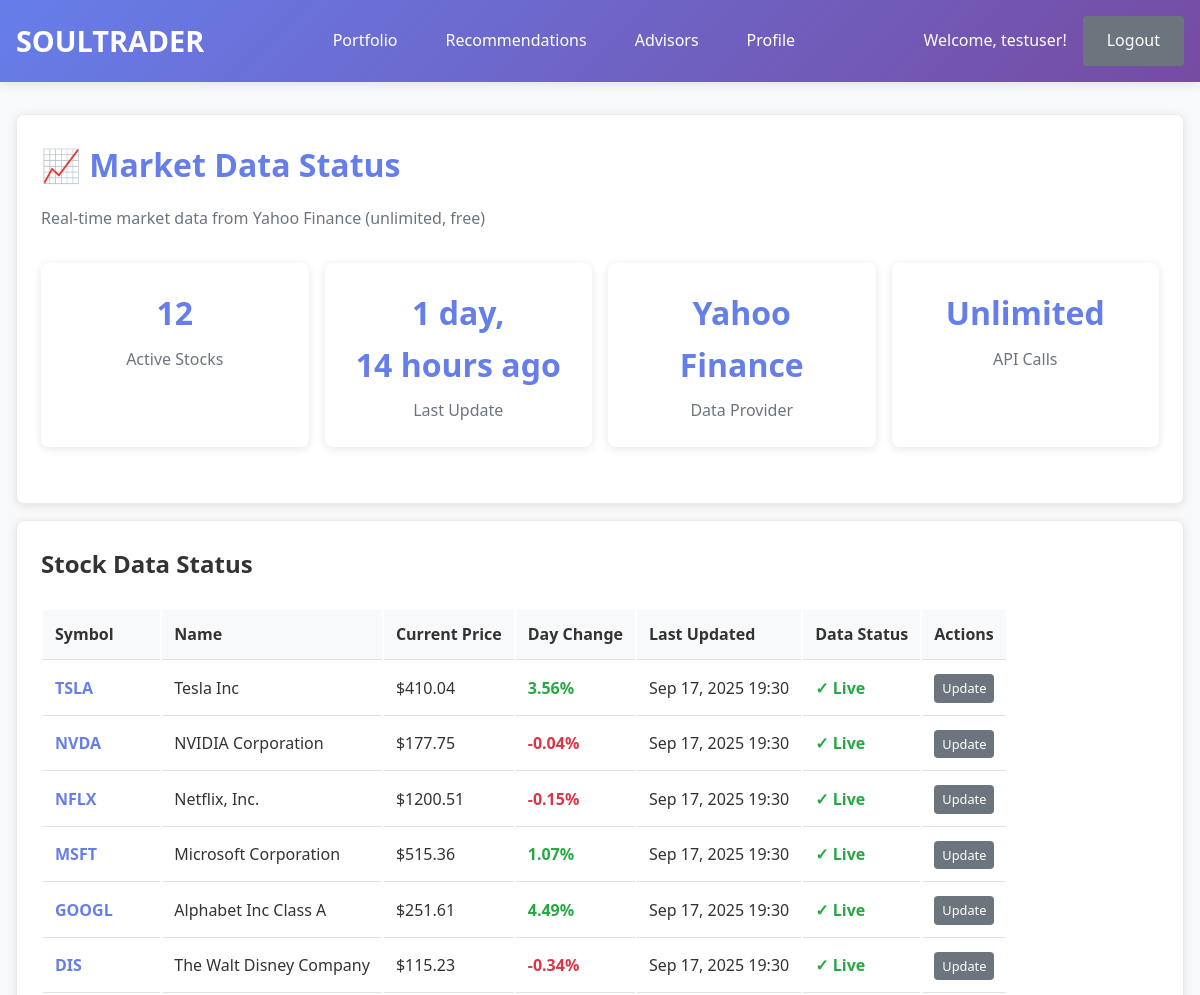
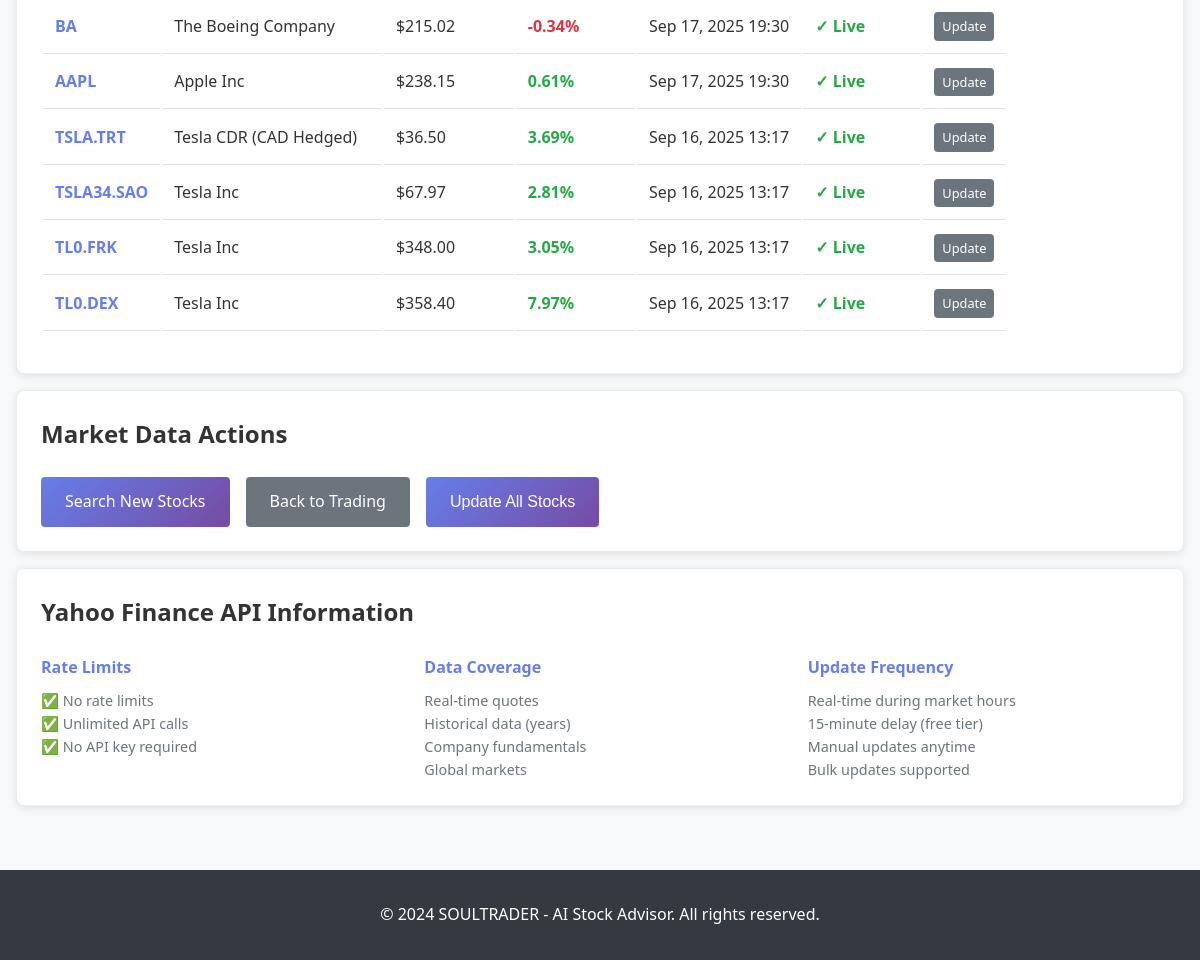
The page /trading/market-data-status/ (signed in) on the database its author committed (2 pictures, top to bottom).
### soulstrader/models.py (models this page shows, shortened)
class Stock(models.Model):
    SECTORS = [
        ('TECHNOLOGY', 'Technology'),
        ('HEALTHCARE', 'Healthcare'),
        ('FINANCIAL', 'Financial Services'),
        ('CONSUMER_DISCRETIONARY', 'Consumer Discretionary'),
        ('INDUSTRIALS', 'Industrials'),
        ('CONSUMER_STAPLES', 'Consumer Staples'),
        ('ENERGY', 'Energy'),
        ('UTILITIES', 'Utilities'),
        ('REAL_ESTATE', 'Real Estate'),
        ('MATERIALS', 'Materials'),
        ('COMMUNICATION', 'Communication Services'),
        ('OTHER', 'Other'),
    ]
    MARKET_CAP_CATEGORIES = [
        ('LARGE_CAP', 'Large Cap ($10B+)'),
        ('MID_CAP', 'Mid Cap ($2B-$10B)'),
        ('SMALL_CAP', 'Small Cap ($300M-$2B)'),
        ('MICRO_CAP', 'Micro Cap (<$300M)'),
    ]
    symbol = models.CharField(max_length=10, unique=True, db_index=True)
    name = models.CharField(max_length=200)
    sector = models.CharField(max_length=30, choices=SECTORS, blank=True)
    industry = models.CharField(max_length=100, blank=True)
    market_cap = models.BigIntegerField(null=True, blank=True)
    market_cap_category = models.CharField(max_length=20, choices=MARKET_CAP_CATEGORIES, blank=True)
    current_price = models.DecimalField(max_digits=10, decimal_places=2, null=True, blank=True)
    previous_close = models.DecimalField(max_digits=10, decimal_places=2, null=True, blank=True)
    day_change = models.DecimalField(max_digits=10, decimal_places=2, null=True, blank=True)
    day_change_percent = models.DecimalField(max_digits=5, decimal_places=2, null=True, blank=True)
    pe_ratio = models.DecimalField(max_digits=8, decimal_places=2, null=True, blank=True)
    pb_ratio = models.DecimalField(max_digits=8, decimal_places=2, null=True, blank=True)
    dividend_yield = models.DecimalField(max_digits=5, decimal_places=2, null=True, blank=True)
    esg_score = models.DecimalField(max_digits=3, decimal_places=1, null=True, blank=True,
                                  validators=[MinValueValidator(0), MaxValueValidator(10)])
    logo_url = models.URLField(blank=True, null=True, help_text="Company logo URL from FMP API")
    fmp_grade = models.CharField(max_length=20, blank=True, null=True, help_text="FMP consensus grade (A+, A, B+, etc.)")
    fmp_score = models.DecimalField(max_digits=5, decimal_places=2, null=True, blank=True, help_text="FMP numerical score")
    analyst_target_price = models.DecimalField(max_digits=10, decimal_places=2, null=True, blank=True)
    analyst_rating_strong_buy = models.IntegerField(default=0)
    analyst_rating_buy = models.IntegerField(default=0)
    analyst_rating_hold = models.IntegerField(default=0)
    analyst_rating_sell = models.IntegerField(default=0)
    analyst_rating_strong_sell = models.IntegerField(default=0)
    is_active = models.BooleanField(default=True)
    last_updated = models.DateTimeField(auto_now=True)
    created_at = models.DateTimeField(auto_now_add=True)
    class Meta:
        ordering = ['symbol']

### soulstrader/views.py (the view)
# urls.py: path('trading/market-data-status/', views.market_data_status, name='market_data_status'),
@login_required
def market_data_status(request):
    stocks = Stock.objects.filter(is_active=True).order_by('-last_updated')
    context = {
        'stocks': stocks,
        'current_page': 'trading',
    }
    return render(request, 'soulstrader/market_data_status.html', context)

### soulstrader/templates/soulstrader/market_data_status.html (shortened to what this page needs)
{% extends 'soulstrader/base.html' %}
{% block content %}
<div class="card">
    <h1 style="color: #667eea; margin-bottom: 1rem;">📈 Market Data Status</h1>
    <p style="color: #6c757d; margin-bottom: 2rem;">Real-time market data from Yahoo Finance (unlimited, free)</p>
    <div class="stats-grid">
        <div class="stat-card">
            <div class="stat-number">{{ stocks|length }}</div>
            <div class="stat-label">Active Stocks</div>
        </div>
        <div class="stat-card">
            <div class="stat-number">
                {% for stock in stocks %}
                    {% if stock.last_updated %}
                        {% if forloop.first %}
                            {{ stock.last_updated|timesince }} ago
                        {% endif %}
                    {% endif %}
                {% empty %}
                    Never
                {% endfor %}
            </div>
            <div class="stat-label">Last Update</div>
        </div>
        <div class="stat-card">
            <div class="stat-number">Yahoo Finance</div>
            <div class="stat-label">Data Provider</div>
        </div>
        <div class="stat-card">
            <div class="stat-number">Unlimited</div>
            <div class="stat-label">API Calls</div>
        </div>
    </div>
</div>
{% if stocks %}
<div class="card">
    <h2 style="margin-bottom: 1.5rem; color: #333;">Stock Data Status</h2>
    <div class="table">
        <table>
            <thead>
                <tr>
                    <th>Symbol</th>
                    <th>Name</th>
                    <th>Current Price</th>
                    <th>Day Change</th>
                    <th>Last Updated</th>
                    <th>Data Status</th>
                    <th>Actions</th>
                </tr>
            </thead>
            <tbody>
                {% for stock in stocks %}
                <tr>
                    <td>
                        <strong><a href="{% url 'soulstrader:stock_detail' stock.symbol %}" style="color: #667eea; text-decoration: none;">{{ stock.symbol }}</a></strong>
                    </td>
                    <td>{{ stock.name|truncatechars:30 }}</td>
                    <td>
                        {% if stock.current_price %}
                            ${{ stock.current_price|floatformat:2 }}
                        {% else %}
                            <span style="color: #dc3545;">No Data</span>
                        {% endif %}
                    </td>
                    <td>
                        {% if stock.day_change_percent %}
                            <span class="{% if stock.day_change_percent >= 0 %}positive{% else %}negative{% endif %}">
                                {{ stock.day_change_percent|floatformat:2 }}%
                            </span>
                        {% else %}
                            -
                        {% endif %}
                    </td>
                    <td>
                        {% if stock.last_updated %}
                            {{ stock.last_updated|date:"M d, Y H:i" }}
                        {% else %}
                            <span style="color: #dc3545;">Never</span>
                        {% endif %}
                    </td>
                    <td>
                        {% if stock.current_price and stock.last_updated %}
                            <span style="color: #28a745; font-weight: bold;">✓ Live</span>
                        {% elif stock.current_price %}
                            <span style="color: #ffc107; font-weight: bold;">⚠ Stale</span>
                        {% else %}
                            <span style="color: #dc3545; font-weight: bold;">✗ No Data</span>
                        {% endif %}
                    </td>
                    <td>
                        <a href="{% url 'soulstrader:update_stock_data' stock.symbol %}" class="btn btn-secondary" style="padding: 0.25rem 0.5rem; font-size: 0.8rem;">
                            Update
                        </a>
                    </td>
                </tr>
                {% endfor %}
            </tbody>
        </table>
    </div>
</div>
{% endif %}
<div class="card">
    <h2 style="margin-bottom: 1.5rem; color: #333;">Market Data Actions</h2>
    <div style="display: flex; gap: 1rem; flex-wrap: wrap;">
        <a href="{% url 'soulstrader:search_stocks' %}" class="btn">Search New Stocks</a>
        <a href="{% url 'soulstrader:trading' %}" class="btn btn-secondary">Back to Trading</a>
        <button class="btn" style="background-color: #17a2b8;" onclick="updateAllStocks()">Update All Stocks</button>
    </div>
</div>
<div class="card">
    <h2 style="margin-bottom: 1.5rem; color: #333;">Yahoo Finance API Information</h2>
    <div style="display: grid; grid-template-columns: repeat(auto-fit, minmax(250px, 1fr)); gap: 2rem;">
        <div>
            <h4 style="color: #667eea; margin-bottom: 0.5rem;">Rate Limits</h4>
            <p style="color: #6c757d; font-size: 0.9rem;">
                ✅ No rate limits<br>
                ✅ Unlimited API calls<br>
                ✅ No API key required
            </p>
        </div>
        <div>
            <h4 style="color: #667eea; margin-bottom: 0.5rem;">Data Coverage</h4>
            <p style="color: #6c757d; font-size: 0.9rem;">
                Real-time quotes<br>
                Historical data (years)<br>
                Company fundamentals<br>
                Global markets
            </p>
        </div>
        <div>
            <h4 style="color: #667eea; margin-bottom: 0.5rem;">Update Frequency</h4>
            <p style="color: #6c757d; font-size: 0.9rem;">
                Real-time during market hours<br>
                15-minute delay (free tier)<br>
                Manual updates anytime<br>
                Bulk updates supported
            </p>
        </div>
    </div>
</div>
{% endblock %}

### soulstrader/templates/soulstrader/base.html (shortened to what this page needs)
<!DOCTYPE html>
<html lang="en">
<head>
</head>
<body>
    <header class="header">
        <div class="header-content">
            <a href="{% url 'soulstrader:home' %}" class="logo">SOULTRADER</a>
            <nav class="nav">
                {% if user.is_authenticated %}
                    <a href="{% url 'soulstrader:portfolio' %}" {% if current_page == 'portfolio' %}class="active"{% endif %}>Portfolio</a>
                    <a href="{% url 'soulstrader:recommendations' %}" {% if current_page == 'recommendations' %}class="active"{% endif %}>Recommendations</a>
                    <a href="{% url 'soulstrader:ai_advisors_dashboard' %}" {% if current_page == 'ai_advisors' %}class="active"{% endif %}>Advisors</a>
                    <a href="{% url 'soulstrader:profile' %}" {% if current_page == 'profile' %}class="active"{% endif %}>Profile</a>
                {% else %}
                    <a href="{% url 'soulstrader:home' %}" {% if current_page == 'home' %}class="active"{% endif %}>Home</a>
                {% endif %}
            </nav>
            <div class="user-info">
                {% if user.is_authenticated %}
                    <span>Welcome, {{ user.username }}!</span>
                    <a href="{% url 'soulstrader:logout' %}" class="btn btn-secondary">Logout</a>
                {% else %}
                    <a href="{% url 'soulstrader:login' %}" class="btn">Login</a>
                    <a href="{% url 'soulstrader:register' %}" class="btn btn-success">Register</a>
                {% endif %}
            </div>
        </div>
    </header>
    <main class="main-content">
        {% block content %}
        {% endblock %}
    </main>
    <footer class="footer">
        <p>&copy; 2024 SOULTRADER - AI Stock Advisor. All rights reserved.</p>
    </footer>
</body>
</html>

### soulstrader/templates/soulstrader/base.html (style rules this page uses)
* { margin: 0; padding: 0; box-sizing: border-box; }
body { font-family: 'Segoe UI', Tahoma, Geneva, Verdana, sans-serif; background-color: #f8f9fa; color: #333; line-height: 1.6; }
.header { background: linear-gradient(135deg, #667eea 0%, #764ba2 100%); color: white; padding: 1rem 0; box-shadow: 0 2px 10px rgba(0,0,0,0.1); }
.header-content { max-width: 1200px; margin: 0 auto; padding: 0 1rem; display: flex; justify-content: space-between; align-items: center; }
.logo { font-size: 1.8rem; font-weight: bold; text-decoration: none; color: white; }
.nav { display: flex; gap: 1rem; }
.nav a { color: white; text-decoration: none; padding: 0.5rem 1rem; border-radius: 4px; transition: background-color 0.3s; }
.user-info { display: flex; align-items: center; gap: 1rem; }
.main-content { max-width: 1200px; margin: 2rem auto; padding: 0 1rem; }
.card { background: white; border-radius: 8px; padding: 1.5rem; margin: 1rem 0; box-shadow: 0 2px 10px rgba(0,0,0,0.1); border: 1px solid #e9ecef; }
.btn { display: inline-block; padding: 0.75rem 1.5rem; background: linear-gradient(135deg, #667eea 0%, #764ba2 100%); color: white; text-decoration: none; border-radius: 4px; border: none; cursor: pointer; font-size: 1rem; transition: transform 0.2s; }
.btn-secondary { background: #6c757d; }
.stats-grid { display: grid; grid-template-columns: repeat(auto-fit, minmax(200px, 1fr)); gap: 1rem; margin: 2rem 0; }
.stat-card { background: white; padding: 1.5rem; border-radius: 8px; text-align: center; box-shadow: 0 2px 10px rgba(0,0,0,0.1); }
.stat-number { font-size: 2rem; font-weight: bold; color: #667eea; }
.stat-label { color: #6c757d; margin-top: 0.5rem; }
.table { width: 100%; border-collapse: collapse; margin: 1rem 0; }
.table th, .table td { padding: 0.75rem; text-align: left; border-bottom: 1px solid #dee2e6; }
.table th { background-color: #f8f9fa; font-weight: 600; }
.positive { color: #28a745; font-weight: bold; }
.negative { color: #dc3545; font-weight: bold; }
.footer { background-color: #343a40; color: white; text-align: center; padding: 2rem 0; margin-top: 4rem; }

### rows shown on the page
Stock: last_updated "1 day, 14 hours", symbol "TSLA", name "Tesla Inc", current_price "410.04", day_change_percent "3.56", last_updated "Sep 17, 2025 19:30", shows "✓ Live"
Stock: symbol "NVDA", name "NVIDIA Corporation", current_price "177.75", day_change_percent "-0.04", last_updated "Sep 17, 2025 19:30", shows "✓ Live"
Stock: symbol "NFLX", name "Netflix, Inc.", current_price "1200.51", day_change_percent "-0.15", last_updated "Sep 17, 2025 19:30", shows "✓ Live"
Stock: symbol "MSFT", name "Microsoft Corporation", current_price "515.36", day_change_percent "1.07", last_updated "Sep 17, 2025 19:30", shows "✓ Live"
Stock: symbol "GOOGL", name "Alphabet Inc Class A", current_price "251.61", day_change_percent "4.49", last_updated "Sep 17, 2025 19:30", shows "✓ Live"
Stock: symbol "DIS", name "The Walt Disney Company", current_price "115.23", day_change_percent "-0.34", last_updated "Sep 17, 2025 19:30", shows "✓ Live"
Stock: symbol "BA", name "The Boeing Company", current_price "215.02", day_change_percent "-0.34", last_updated "Sep 17, 2025 19:30", shows "✓ Live"
Stock: symbol "AAPL", name "Apple Inc", current_price "238.15", day_change_percent "0.61", last_updated "Sep 17, 2025 19:30", shows "✓ Live"
Stock: symbol "TSLA.TRT", name "Tesla CDR (CAD Hedged)", current_price "36.50", day_change_percent "3.69", last_updated "Sep 16, 2025 13:17", shows "✓ Live"
Stock: symbol "TSLA34.SAO", name "Tesla Inc", current_price "67.97", day_change_percent "2.81", last_updated "Sep 16, 2025 13:17", shows "✓ Live"
Stock: symbol "TL0.FRK", name "Tesla Inc", current_price "348.00", day_change_percent "3.05", last_updated "Sep 16, 2025 13:17", shows "✓ Live"
Stock: symbol "TL0.DEX", name "Tesla Inc", current_price "358.40", day_change_percent "7.97", last_updated "Sep 16, 2025 13:17", shows "✓ Live"

### other values the page prints
{{ user.username }} "testuser"
{{ stocks|length }} "12"
